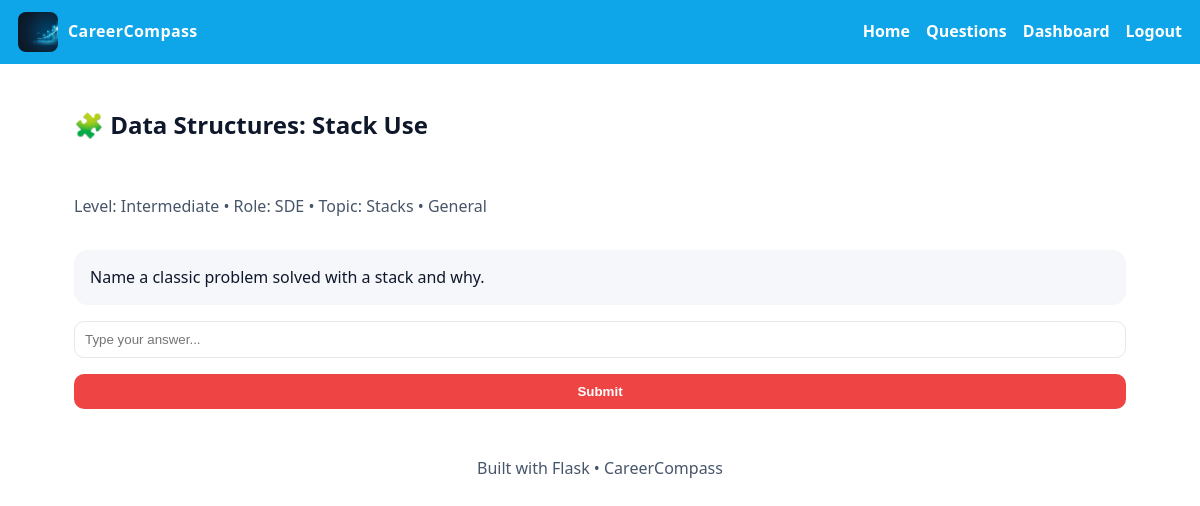
Page /question/7 (signed in) on the committed database.
### models.py (models this page shows)
class Question(db.Model):
    id = db.Column(db.Integer, primary_key=True)
    title = db.Column(db.String(200), nullable=False)
    body = db.Column(db.Text, nullable=False)
    type = db.Column(db.String(20), default="mcq")       # "mcq" or "short"
    level = db.Column(db.String(32), default="Beginner")  # Beginner/Intermediate/Expert
    role = db.Column(db.String(64), default="SDE")        # SDE, Backend, Data Analyst, etc.
    topic = db.Column(db.String(64), default="Arrays")
    company = db.Column(db.String(64), default="General")
    option_a = db.Column(db.Text)
    option_b = db.Column(db.Text)
    option_c = db.Column(db.Text)
    option_d = db.Column(db.Text)
    correct_option = db.Column(db.String(1))
    answer = db.Column(db.Text)
    keyword = db.Column(db.String(64))
    explanation = db.Column(db.Text)

### app.py (the view, shortened to what this page needs)
@app.route("/question/<int:qid>", methods=["GET", "POST"])
@login_required
def question_detail(qid: int):
    q = Question.query.get_or_404(qid)
    explanation_shown = False
    correct = None
    submitted = None
    return render_template("question_detail.html", q=q, submitted=submitted, correct=correct, explanation_shown=explanation_shown, title=q.title)

### app.py (called while the page is built)
@login_manager.user_loader
def load_user(user_id: str) -> Optional[User]:
    return User.query.get(int(user_id))

@app.before_request
def ensure_db_seeded():
    db.create_all()
    seed_if_empty()

### models.py (called while the page is built, shortened)
def seed_if_empty():
    if Question.query.first():
        return

### templates/question_detail.html (shortened to what this page needs)
{% extends "base.html" %}
{% block content %}
<div class="container stack">
  <h2>🧩 {{ q.title }}</h2>
  <p class="muted">Level: {{ q.level }} • Role: {{ q.role }} • Topic: {{ q.topic }} • {{ q.company }}</p>
  <div class="section">{{ q.body }}</div>
  <form method="POST" class="stack">
    {% if q.type == 'mcq' %}
      <label><input type="radio" name="answer" value="A"> A. {{ q.option_a }}</label>
      <label><input type="radio" name="answer" value="B"> B. {{ q.option_b }}</label>
      <label><input type="radio" name="answer" value="C"> C. {{ q.option_c }}</label>
      <label><input type="radio" name="answer" value="D"> D. {{ q.option_d }}</label>
    {% else %}
      <input name="answer" placeholder="Type your answer...">
    {% endif %}
    <button class="btn btn-cta" type="submit">Submit</button>
  </form>
</div>
{% endblock %}

### static/css/theme.css (style rules this page uses)
:root { --bg:#ffffff; --panel:#f5f7fb; --ink:#0f172a; --muted:#475569; --brand:#0ea5e9; --accent:#ef4444; --info:#2563eb; --good:#16a34a; --warn:#f59e0b; --pink:#db2777; --radius:14px; --gap:14px; }
* { box-sizing:border-box }
html,body { height:100% }
body { margin:0;background:var(--bg);color:var(--ink);font-family:system-ui,-apple-system,Segoe UI,Roboto,"Helvetica Neue",Arial,sans-serif;line-height:1.45 }
.container { max-width:1100px;margin:0 auto;padding:24px }
.stack { display:grid;gap:16px }
.section { background:var(--panel);border-radius:var(--radius);padding:16px }
.btn { display:inline-block;padding:10px 12px;border-radius:10px;text-decoration:none;font-weight:800;border:none;cursor:pointer }
.btn-cta { background:var(--accent);color:#fff }
input,select,textarea,button { padding:10px;border-radius:10px;border:1px solid #e5e7eb;color:inherit;background:#fff }
.muted { color:var(--muted) }

### rows in the picture
Question: title "Data Structures: Stack Use", level "Intermediate", role "SDE", topic "Stacks", company "General", body "Name a classic problem solved with a stack and why."
